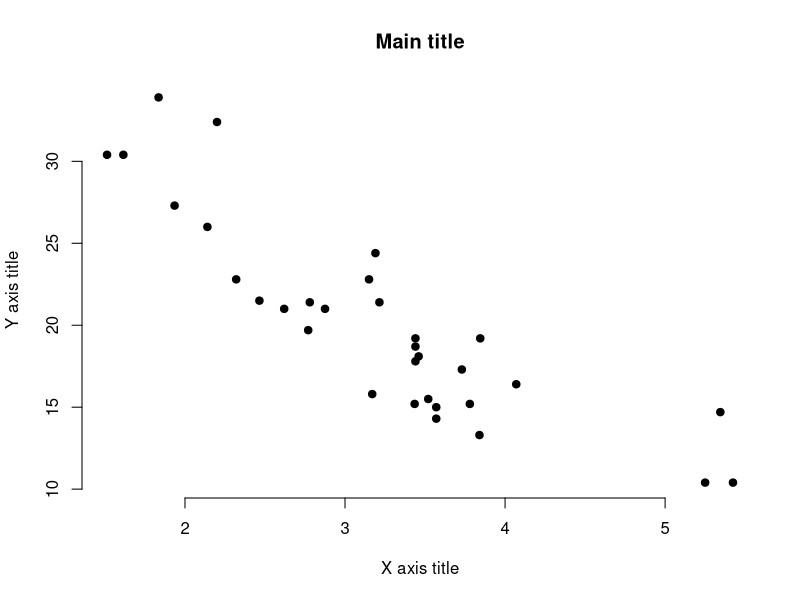
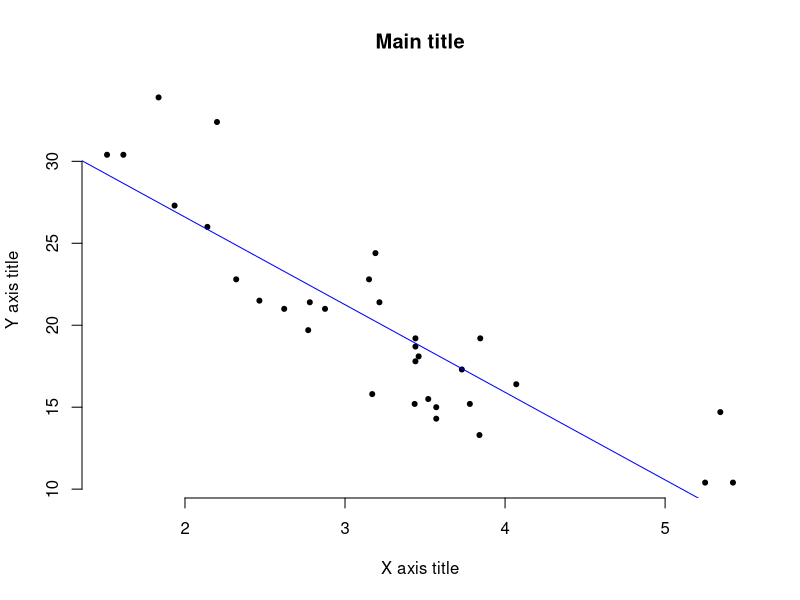
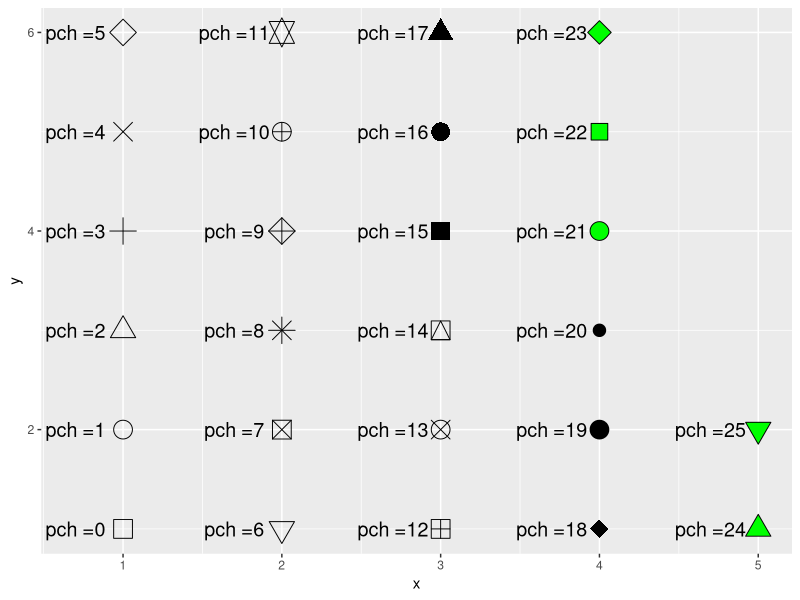

Write R code to recreate these figures, in order.
## ---- chunk 1
knitr::opts_chunk$set(echo = TRUE)
## ---- chunk 2
getwd()
x <- mtcars$wt
y <- mtcars$mpg
# Plot with main and axis titles
# Change point shape (pch = 19) and remove frame.
plot(x, y, main = "Main title",
     xlab = "X axis title", ylab = "Y axis title",
     pch = 19, frame = FALSE)
# Add regression line
plot(x, y, main = "Main title",
     xlab = "X axis title", ylab = "Y axis title",
     pch = 20, frame = FALSE)
abline(lm(y ~ x, data = mtcars), col = "blue")



## ---- chunk 3
# load library tidyverse
install.packages("tidyverse")
library(tidyverse)

# create dataframe of 26 character to
# visualize the 26 characters
df <- data.frame(p=c(0:25)) %>%
  mutate(x = rep(seq_len(ceiling(n()/6)),
                 each = 6,
                 length.out = n())) %>%
  group_by(x) %>%
  mutate(y=1:n())

# create plot using ggplot function
# shape parameter is used to shape points
ggplot(df, aes(x = x, y = y, shape = p)) +
  scale_shape_identity() +
  geom_point(size = 6, fill = "green") +

  # geom_text function is used to label data points
  # with pch value
  geom_text(aes(x = x - 0.3, y = y,
                label = paste0("pch =", p)), size = 5)


